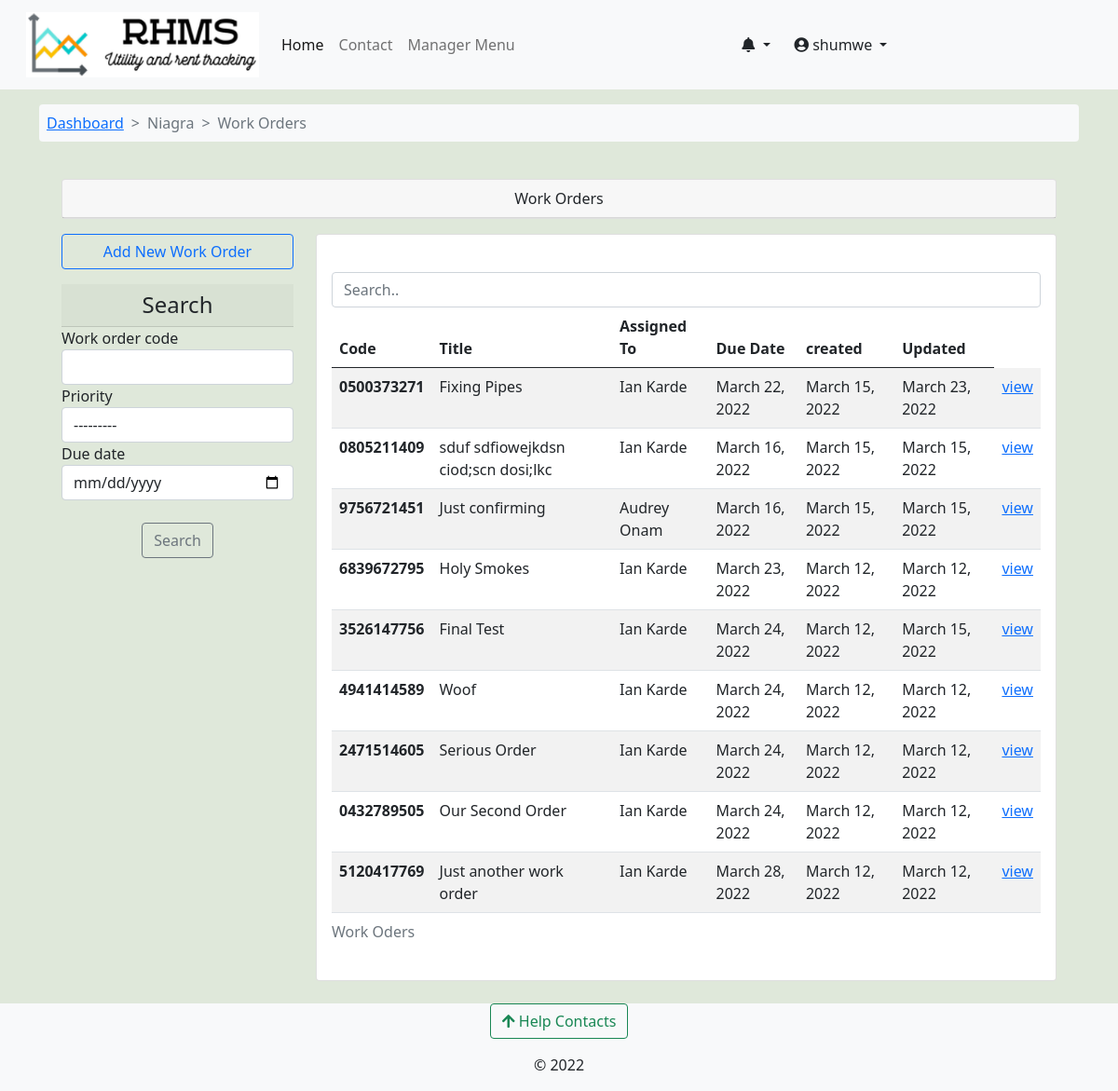
The app's page /work_order/work_orders/niagra-bumnsd-sd-djks/ (signed in) with its own data.
### accounts/models.py (models this page shows, shortened)
class User(AbstractUser):
    avatar = models.ImageField(upload_to=get_avatar_path, default='no-avatar.png')
    is_verified = models.BooleanField(default=False)
    is_tenant = models.BooleanField(default=False)
    is_manager = models.BooleanField(default=False)

### rental_property/models.py (models this page shows, shortened)
class Building(models.Model):
    STATUS_CHOICES = [
        ('op', 'Vacancies Available'),
        ('um', 'Under Maintanance'),
        ('fo', 'Fully Occupied'),
        ('dc', 'Decomisioned'),
    ]
    estate = models.ForeignKey(Estate, on_delete=models.CASCADE, null=True, blank=True)
    name = models.CharField(max_length=100)
    slug = models.SlugField(max_length=100, unique=True)
    registered_owner = models.CharField(max_length=50)
    manager = models.ForeignKey(Managers, on_delete=models.CASCADE, related_name='building_manager')
    added_by = models.ForeignKey(User, on_delete=models.DO_NOTHING)
    address_line = models.CharField(max_length=50)
    cover_image = models.ImageField(upload_to='building-cover', null=True, blank=True)
    county = models.ForeignKey(Counties, on_delete=models.CASCADE)
    country = models.CharField(max_length=50, default='Kenya')
    building_status = models.CharField(max_length=5, choices=STATUS_CHOICES)
    added = models.DateTimeField(default=datetime.now)
    updated = models.DateTimeField(auto_now=True)
    def __str__(self):
        return f"{self.name}"

### work_order/models.py (models this page shows, shortened)
class WorkOrder(models.Model):
    PRIORITY_CHOICES = [
        ('low', 'Low'),
        ('medium', 'Medium'),
        ('high', 'High'),
    ]
    STATUS_CHOICES = [
        ('waiting', 'Waiting Assignment'),
        ('assigned', 'Assigned'),
        ('in-progress', 'In-Progress'),
        ('completed', 'Completed'),
    ]
    parent_report = models.ForeignKey(UnitReport, on_delete=models.CASCADE, null=True, blank=True,
                                      help_text="Leave blank for general work order")
    work_order_code = models.CharField(max_length=20, unique=True, null=True, blank=True)
    title = models.CharField(max_length=100)
    description = models.TextField()
    est_duration = models.CharField(max_length=70, help_text="e.g. 2 days")
    priority = models.CharField(max_length=20, choices=PRIORITY_CHOICES)
    assigned_to = models.ForeignKey(HiredPersonnel, on_delete=models.CASCADE)
    additional_workers = models.ManyToManyField(HiredPersonnel, related_name='other_workers', blank=True)
    building = models.ForeignKey(Building, on_delete=models.CASCADE)
    status = models.CharField(max_length=20,choices=STATUS_CHOICES, default='waiting')
    due_date = models.DateField()
    created = models.DateTimeField(default=datetime.now)
    updated = models.DateTimeField(auto_now=True)
    email_personnel = models.BooleanField(default=True)

class HiredPersonnel(models.Model):
    GENDER_CHOICES = [
        ('male', 'Male'),
        ('female', 'Female'),
    ]
    associated_account = models.OneToOneField(User, on_delete=models.CASCADE, null=True, blank=True)
    personnel_manager = models.ForeignKey(Managers, on_delete=models.CASCADE)
    personnel_code = models.CharField(max_length=9, unique=True, null=True, blank=True)
    full_name = models.CharField(max_length=100)
    job_title = models.CharField(max_length=55)
    personnel_email = models.EmailField(max_length=155)
    phone_number = models.CharField(max_length=15)
    id_number = models.CharField(max_length=15)
    gender = models.CharField(max_length=10, choices=GENDER_CHOICES)
    building = models.ForeignKey(Building, on_delete=models.CASCADE)
    hired_date = models.DateField()
    is_active = models.BooleanField(default=True)
    created = models.DateTimeField(default=datetime.now)
    updated = models.DateTimeField(auto_now=True)
    def __str__(self):
        return f"{self.full_name} --> {self.job_title}"

### work_order/views.py (the view)
# urls.py: path('work_orders/<slug:building_slug>/', views.work_orders, name='work_orders'),
@login_required
def work_orders(request, building_slug):
    building = Building.objects.get(slug=building_slug)
    work_orders = WorkOrder.objects.filter(building=building).order_by('-created')
    work_orders_filter = WorkOrderFilter(request.GET, queryset=work_orders)
    if request.method == 'POST':
        add_order_form = NewWorkOrderForm(building,request.POST)
        if add_order_form.is_valid():
            add_order_form.instance.building = building
            add_order_form.save()
            new_order = add_order_form.instance
            if new_order.email_personnel:
                subject = new_order.title
                template = 'work_order/email/new_work_order.html'
                html_message = render_to_string(template,
                                            {'new_order':new_order,})
                from_email = DEFAULT_FROM_EMAIL
                to_email = new_order.assigned_to.personnel_email
                message = EmailMessage(subject, html_message, from_email, [to_email])
                message.content_subtype = 'html'
                message.send()
                messages.success(request, 'Email sent')
                return HttpResponseRedirect("")
    else:
        add_order_form = NewWorkOrderForm(building)
    context = {'building':building,'work_orders':work_orders_filter,'add_order_form':add_order_form}
    return render(request, 'work_order/work_orders.html', context)

### work_order/forms.py
class NewWorkOrderForm(forms.ModelForm):
    def __init__(self, building, *args, **kwargs):
        super(NewWorkOrderForm,self).__init__(*args, **kwargs)
        self.fields['parent_report'].queryset = UnitReport.objects.filter(unit__building=building)
        self.fields['additional_workers'].queryset = HiredPersonnel.objects.filter(building=building)
    class Meta:
        model = WorkOrder
        exclude = ['created','updated','building','work_order_code']
        widgets = {
            'due_date': DateInput(),
            'additional_workers': forms.CheckboxSelectMultiple,
        }

### accounts/context_processors.py (called while the page is built)
def get_notifications(request):
    user = request.user
    if user.is_authenticated:
        notifications = UserNotifications.objects.filter(
            user_id=user).order_by('-created')[:7]
        return dict(notifications=notifications)
    else:
        return {'false': False}

### accounts/models.py (called while the page is built)
    def __str__(self):
        return f"{self.associated_account.username} -> Tenant on Unit {self.rented_unit}"

### complaints/context_processors.py (called while the page is built)
def get_contacts(request):
    user = request.user
    if user.is_authenticated:
        if user.is_tenant:
            tenant = Tenants.objects.get(associated_account=user)
            building = Building.objects.get(id=tenant.rented_unit.building_id)
            contacts = HelpContacts.objects.filter(associated_building=building)
            return dict(contacts=contacts)
        elif user.is_manager:
            contacts = HelpContacts.objects.all()
            return dict(contacts=contacts)
        else:
            contacts = HelpContacts.objects.filter(make_publicly_available=True)
            return dict(contacts=contacts)
    else:
        contacts = HelpContacts.objects.filter(make_publicly_available=True)
        return dict(contacts=contacts)

### complaints/models.py (called while the page is built)
    def __str__(self):
        return f"{self.name}"

    def __str__(self):
        return f"{self.reported_by} - {self.report_type}"

### rental_property/context_processors.py (called while the page is built)
def my_managed_buildings(request):
    user_instance = request.user
    if user_instance.is_authenticated:
        manager_instance = Managers.objects.filter(associated_account=user_instance)[:1]
        managed_buildings = Building.objects.filter(manager=manager_instance)
        return dict(managed_buildings=managed_buildings)
    else:
        return {'False': False,}

### rental_property/models.py (called while the page is built)
    def __str__(self):
        return f"{self.unit_number} - {self.building}"

### work_order/templates/work_order/work_orders.html (shortened to what this page needs)
{% extends 'base.html' %}
{% load crispy_forms_tags %}
{% load humanize %}
{% block content %}
<nav class="container mt-3">
  <ol class="breadcrumb bg-light p-2 rounded-2">
      <li class="breadcrumb-item "><a href="{% url 'building-dashboard' building.slug %}">Dashboard</a></li>
      <li class="breadcrumb-item active"> {{building.name}} </li>
      <li class="breadcrumb-item active"> Work Orders </li>
  </ol>
</nav>
<div class="container">
<section class="row justify-content-center p-4">
    <div class="container">
      <div class="container card p-0 mb-3">
        <div class="card-header text-center w-100">
          Work Orders
        </div>
      </div>
      <div class="row">
        <div class="col-sm-3">
            <div class="mb-3 list-group">
                <button type="button" class="btn btn-outline-primary" data-bs-toggle="modal" data-bs-target="#addWorkOrderBackdrop">Add New Work Order </button>
            </div>
            <h4 class="card-header text-center"> Search </h4>
          <form method='get'>
              {{work_orders.form|crispy }}
              <br>
                  <div class="form-group text-center">
                      <button class="btn btn-outline-secondary" type="submit">Search</button>
                  </div>
          </form>
        </div>
        <div class="col-sm-9">
          <div class="row">
            <div class="col-sm-12">
              <div class="card card-body">
                <input class="form-control" id="myInput" type="text" placeholder="Search..">
                <div class="table-responsive">
                <table class="table table-striped table-hover">
                  <caption> Work Oders </caption>
                    <thead>
                      <tr>
                        <th scope="col">Code</th>
                        <th scope="col">Title</th>
                        <th scope="col">Assigned To</th>
                        <th scope="col"> Due Date </th>
                        <th scope="col"> created </th>
                        <th scope="col">Updated</th>
                      </tr>
                    </thead>
                    <tbody id='ourTable'>
                        {% for o in work_orders.qs %}
                      <tr>
                        <th scope="row"> {{o.work_order_code}} </th>
                        <td>{{ o.title }}</td>
                        <td>{{ o.assigned_to.full_name }}</td>
                        <td> {{o.due_date|naturalday}} </td>
                        <td>{{ o.created|naturalday }}</td>
                        <td>{{ o.updated|naturalday }}</td>
                        <td> <a href=" {% url 'work_order_details' building.slug o.work_order_code %} "> view </a> </td>
                      </tr>
                      {% endfor %}
                    </tbody>
                </table>
                </div>
              </div>
            </div>
          </div>
        </div>
      </div>
    </div>
  </div>
{% endblock %}

### templates/base.html (shortened to what this page needs)
<!doctype html>
<html lang="en">
  {% load static %}
  {% load i18n %}
  <head>
    {% load pwa %}
    <link href="https://cdn.jsdelivr.net/npm/bootstrap@5.0.2/dist/css/bootstrap.min.css" rel="stylesheet">
    <link type="text/css" href="{% static 'css/main.css' %}" rel="stylesheet">
    <link rel="stylesheet" href="https://cdnjs.cloudflare.com/ajax/libs/font-awesome/4.7.0/css/font-awesome.min.css">
    <link rel="stylesheet" href="https://pro.fontawesome.com/releases/v5.11.2/css/all.css">
  </head>
  <body class="d-flex flex-column min-vh-100" style="background-color: #dfe8da;">
    <nav class="navbar navbar-expand-lg navbar-light bg-light" aria-label="main-nav">
        <div class="container-fluid">
          <a class="navbar-brand align" href="{% url 'operational-buildings' %}">
                <div class="d-flex">
                    <div class="ms-3 d-flex flex-column">
                      <img src="{% static 'img/rhms_logo2.png' %}" alt="logo" width="250" height="70"/>
                    </div>
                </div>
            </a>
            <div class="collapse navbar-collapse" id="mynav">
                <ul class="navbar-nav mb-lg-0">
                    <li class="nav-item"> <a class="nav-link active" aria-current="page" href="{% url 'operational-buildings' %}">Home</a> </li>
                    <li class="nav-item"> <a class="nav-link" aria-current="page" href="{% url 'core:contact' %}">Contact</a> </li>
                    {% if user.is_manager %}
                    <li class="nav-item"> <a class="nav-link" data-bs-toggle="offcanvas" href="#hrmsCanvas" role="button" aria-controls="hrmsCanvas">Manager Menu</a> </li>
                    {% endif %}
                </ul>
                </div>
                {% if request.user.is_authenticated %}
                <div class="collapse navbar-collapse" id="mynav">
                  <div class="dropdown">
                    <a href="#" class="btn dropdown-toggle" type="button" id="messagesDrop" data-bs-toggle="dropdown" aria-haspopup="true" aria-expanded="false">
                      <em class="fas fa-bell"></em>
                    </a>
                      {% load humanize %}
                  </div>
                <div class="collapse navbar-collapse" id="mynav">
                  <div class="dropdown">
                    <a href="#" class="btn dropdown-toggle" type="button" id="dropdownMenuButton" data-bs-toggle="dropdown" aria-haspopup="true" aria-expanded="false">
                      <em class="fas fa-user-circle"></em> {{ request.user.username }}
                    </a>
                  </div>
                </div>
                {% endif %}
            </div>
    </nav>
    {% block content %}	{% endblock content%}
    <footer class="mt-auto bg-light">
      <div class="mb-3 text-center">
      <button class="btn btn-outline-success" type="button" data-bs-toggle="offcanvas" data-bs-target="#contactsOffcanvas" aria-controls="contactsOffcanvas"><em class="fas fa-arrow-upfas fa-arrow-up"></em> Help Contacts</button>
      </div>
      <div>
        <p class="text-center ">&copy; 2022</p>
  </footer>
  </body>
</html>

### static/css/main.css (style rules this page uses)
:root { --header-height: 3rem; --nav-width: 68px; --first-color-light: #AFA5D9; --white-color: #F7F6FB; --body-font: 'Nunito', sans-serif; --normal-font-size: 1rem; --z-fixed: 100 }
.breadcrumb-item + .breadcrumb-item::before { content: ">"; }

### records on screen
User: user.username "shumwe"
Building: name "Niagra"
WorkOrder: work_order_code "0500373271", title "Fixing Pipes", assigned_to.full_name "Ian Karde", due_date "March 22, 2022", created "March 15, 2022", updated "March 23, 2022"
WorkOrder: work_order_code "0805211409", title "sduf sdfiowejkdsn ciod;scn dosi;lkc", assigned_to.full_name "Ian Karde", due_date "March 16, 2022", created "March 15, 2022", updated "March 15, 2022"
WorkOrder: work_order_code "9756721451", title "Just confirming", assigned_to.full_name "Audrey Onam", due_date "March 16, 2022", created "March 15, 2022", updated "March 15, 2022"
WorkOrder: work_order_code "6839672795", title "Holy Smokes", assigned_to.full_name "Ian Karde", due_date "March 23, 2022", created "March 12, 2022", updated "March 12, 2022"
WorkOrder: work_order_code "3526147756", title "Final Test", assigned_to.full_name "Ian Karde", due_date "March 24, 2022", created "March 12, 2022", updated "March 15, 2022"
WorkOrder: work_order_code "4941414589", title "Woof", assigned_to.full_name "Ian Karde", due_date "March 24, 2022", created "March 12, 2022", updated "March 12, 2022"
WorkOrder: work_order_code "2471514605", title "Serious Order", assigned_to.full_name "Ian Karde", due_date "March 24, 2022", created "March 12, 2022", updated "March 12, 2022"
WorkOrder: work_order_code "0432789505", title "Our Second Order", assigned_to.full_name "Ian Karde", due_date "March 24, 2022", created "March 12, 2022", updated "March 12, 2022"
WorkOrder: work_order_code "5120417769", title "Just another work order", assigned_to.full_name "Ian Karde", due_date "March 28, 2022", created "March 12, 2022", updated "March 12, 2022"
